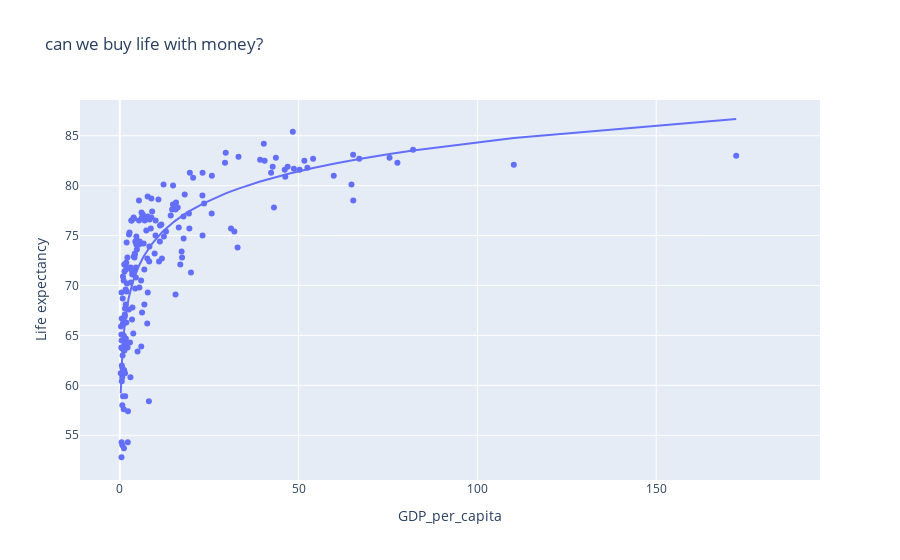

Notebook cell for this chart:
### Markdown cell above
### Do high income means less infant mortality

As we can see from the graph that as the society earns more people tend to have better health infrastructure and thus have better treatment and care for mother and infant thus having less death.

### Code cell
fig = px.scatter(df, x="GDP_per_capita", y="Life expectancy",
                 trendline="ols", trendline_options=dict(log_x=True),
                 title="can we buy life with money?",hover_name="Country")
fig.show()

### Figure 1 — Plotly figure (JSON) as saved in the notebook; plotly's stock layout.template omitted (floating-point values rounded to 4 significant figures; data arrays with more than 128 entries replaced by an {"elided": "..."} marker saying what was removed)
{"data": [{"hovertemplate": "<b>%{hovertext}</b><br><br>GDP_per_capita=%{x}<br>Life expectancy=%{y}<extra></extra>", "hovertext": {"elided": "193 str values"}, "legendgroup": "", "marker": {"color": "#636efa", "symbol": "circle"}, "mode": "markers", "name": "", "orientation": "v", "showlegend": false, "type": "scatter", "x": {"elided": "193 float values"}, "xaxis": "x", "y": {"elided": "193 float values"}, "yaxis": "y"}, {"hovertemplate": "<b>OLS trendline</b><br>Life expectancy = 9.74433 * log10(GDP_per_capita) + 64.8787<br>R<sup>2</sup>=0.685444<br><br>GDP_per_capita=%{x}<br>Life expectancy=%{y} <b>(trend)</b><extra></extra>", "legendgroup": "", "marker": {"color": "#636efa", "symbol": "circle"}, "mode": "lines", "name": "", "showlegend": false, "type": "scatter", "x": {"elided": "185 float values"}, "xaxis": "x", "y": {"elided": "185 float values"}, "yaxis": "y"}], "layout": {"legend": {"tracegroupgap": 0}, "title": {"text": "can we buy life with money?"}, "xaxis": {"anchor": "y", "domain": [0, 1], "title": {"text": "GDP_per_capita"}}, "yaxis": {"anchor": "x", "domain": [0, 1], "title": {"text": "Life expectancy"}}}}
